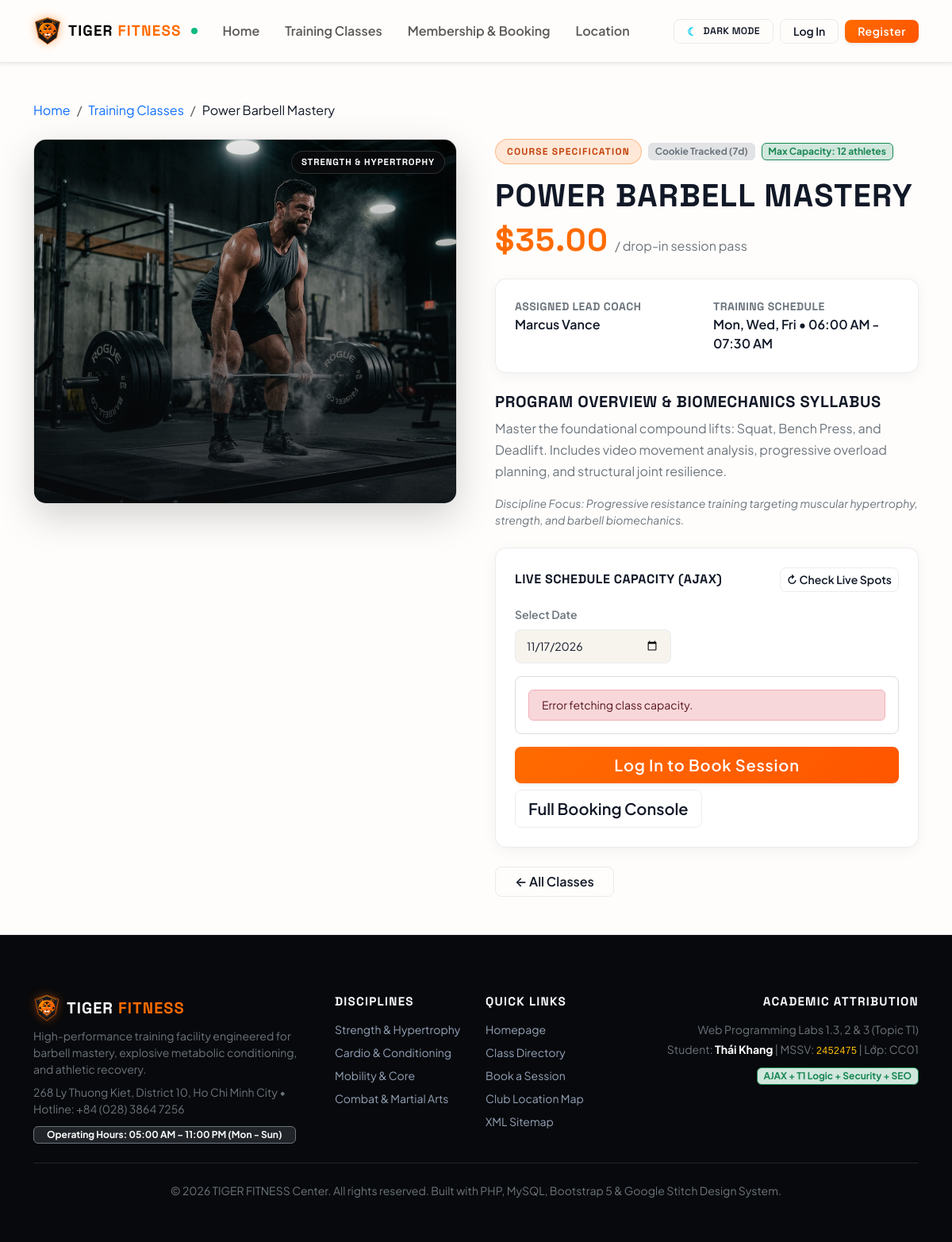
Page /bookstore/pages/item_details.php?id=1 on the committed database.
### tables this page shows
CREATE TABLE `fitness_classes` (
  `id` INT AUTO_INCREMENT PRIMARY KEY,
  `category_id` INT NOT NULL,
  `title` VARCHAR(150) NOT NULL,
  `description` TEXT NOT NULL,
  `trainer_name` VARCHAR(100) NOT NULL,
  `schedule_info` VARCHAR(100) NOT NULL,
  `price` DECIMAL(10,2) NOT NULL DEFAULT 0.00,
  `max_capacity` INT NOT NULL DEFAULT 15,
  `image_url` VARCHAR(255) NULL,
  `created_at` TIMESTAMP DEFAULT CURRENT_TIMESTAMP,
  CONSTRAINT `fk_class_category`
    FOREIGN KEY (`category_id`)
    REFERENCES `categories` (`id`)
    ON DELETE CASCADE
    ON UPDATE CASCADE
);

CREATE TABLE `categories` (
  `id` INT AUTO_INCREMENT PRIMARY KEY,
  `name` VARCHAR(100) NOT NULL,
  `description` TEXT NULL
);

### bookstore/config/preferences.php (called while the page is built, shortened)
<?php
function getActiveTheme(): string {
    $theme = $_COOKIE[COOKIE_THEME] ?? 'light';
    return in_array($theme, ['light', 'dark'], true) ? $theme : 'light';
}

### bookstore/config/session.php (called while the page is built, shortened)
<?php
function e(?string $value): string {
    return htmlspecialchars((string)$value, ENT_QUOTES | ENT_SUBSTITUTE, 'UTF-8');
}
function isLoggedIn(): bool {
    return isset($_SESSION['user_id']) && !empty($_SESSION['user_id']);
}

### bookstore/pages/item_details.php (the view, shortened to what this page needs)
<?php
require_once __DIR__ . '/../config/session.php';
require_once __DIR__ . '/../config/database.php';
require_once __DIR__ . '/../config/preferences.php';
$activeTheme = getActiveTheme();
$rawId = $_GET['id'] ?? null;
$classId = filter_var($rawId, FILTER_VALIDATE_INT);
$fitnessClass = null;
$errorMessage = null;
$defaultDate = date('Y-m-d', strtotime('+1 day'));
if ($classId === false || $classId === null) {
    $errorMessage = "Invalid or missing fitness class identifier.";
} else {
    try {
        $stmt = $pdo->prepare("
            SELECT
                fc.id,
                fc.title,
                fc.description,
                fc.trainer_name,
                fc.schedule_info,
                fc.price,
                fc.max_capacity,
                fc.image_url,
                fc.created_at,
                c.name AS category_name,
                c.description AS category_description
            FROM fitness_classes fc
            INNER JOIN categories c ON fc.category_id = c.id
            WHERE fc.id = :id
            LIMIT 1
        ");
        $stmt->execute(['id' => $classId]);
        $fitnessClass = $stmt->fetch();
    } catch (PDOException $e) {
        error_log("Failed to query class details: " . $e->getMessage());
        $errorMessage = "An unexpected error occurred while loading class details. Please try again later.";
    }
}
?>
<!DOCTYPE html>
<html lang="en">
<head>
  <link href="https://cdn.jsdelivr.net/npm/bootstrap@5.3.0/dist/css/bootstrap.min.css" rel="stylesheet">
  <link rel="stylesheet" href="../public/css/style.css">
</head>
<body class="<?php echo ($activeTheme === 'dark') ? 'theme-dark' : ''; ?>" data-bs-theme="<?php echo e($activeTheme); ?>">
<?php require_once __DIR__ . '/../components/header.php'; ?>
<main class="container py-5">
  <?php if ($errorMessage): ?>
    <div class="row justify-content-center my-5">
      <div class="col-md-8 col-lg-6 text-center">
        <div class="glass-panel p-5">
          <div class="text-warning mb-3">
            <span class="live-beacon" style="width: 16px; height: 16px; background-color: #F59E0B;"></span>
          </div>
          <h1 class="h4 fw-bold font-headline text-uppercase mb-2">Class Not Available</h1>
          <p class="text-secondary mb-4"><?php echo e($errorMessage); ?></p>
          <a href="classes.php" class="btn btn-apex-crimson px-4 fw-semibold">
            &larr; Return to Classes Directory
          </a>
        </div>
      </div>
    </div>
  <?php else: ?>
    <nav aria-label="breadcrumb" class="mb-4">
      <ol class="breadcrumb">
        <li class="breadcrumb-item"><a href="../public/index.php" class="text-decoration-none">Home</a></li>
        <li class="breadcrumb-item"><a href="classes.php" class="text-decoration-none">Training Classes</a></li>
        <li class="breadcrumb-item active text-white" aria-current="page"><?php echo e($fitnessClass['title']); ?></li>
      </ol>
    </nav>
    <div class="row g-5 align-items-start">
      <div class="col-12 col-lg-6">
        <div class="class-card-img-wrap rounded-4 shadow-lg overflow-hidden border border-secondary border-opacity-25" style="height: 460px;">
          <img
            src="../public/<?php echo e($fitnessClass['image_url']); ?>"
            class="w-100 h-100 object-fit-cover"
            alt="<?php echo e($fitnessClass['title']); ?> - <?php echo e($fitnessClass['category_name']); ?> session">
          <div class="class-card-overlay"></div>
          <span class="class-discipline-badge">
            <?php echo e($fitnessClass['category_name']); ?>
          </span>
        </div>
      </div>
      <div class="col-12 col-lg-6">
        <div class="d-flex align-items-center gap-2 mb-3 flex-wrap">
          <span class="hero-badge">Course Specification</span>
          <span class="badge bg-secondary-subtle text-secondary border small">Cookie Tracked (7d)</span>
          <span class="badge bg-success-subtle text-success border border-success small">Max Capacity: <?php echo (int)$fitnessClass['max_capacity']; ?> athletes</span>
        </div>
        <h1 class="display-6 fw-bold font-headline text-uppercase mb-2"><?php echo e($fitnessClass['title']); ?></h1>
        <div class="d-flex align-items-baseline gap-2 mb-4">
          <span class="display-6 fw-bold text-tiger font-headline">$<?php echo e(number_format((float)$fitnessClass['price'], 2)); ?></span>
          <span class="text-secondary">/ drop-in session pass</span>
        </div>
        <div class="glass-panel p-4 mb-4">
          <div class="row g-3">
            <div class="col-sm-6">
              <strong class="d-block text-secondary small text-uppercase fw-bold font-headline">Assigned Lead Coach</strong>
              <span class="fs-6 fw-semibold text-white"><?php echo e($fitnessClass['trainer_name']); ?></span>
            </div>
            <div class="col-sm-6">
              <strong class="d-block text-secondary small text-uppercase fw-bold font-headline">Training Schedule</strong>
              <span class="fs-6 fw-semibold text-white"><?php echo e($fitnessClass['schedule_info']); ?></span>
            </div>
          </div>
        </div>
        <div class="mb-4">
          <h2 class="h5 fw-bold font-headline text-uppercase mb-2">Program Overview &amp; Biomechanics Syllabus</h2>
          <p class="text-secondary leading-relaxed mb-3" style="line-height: 1.7;">
            <?php echo nl2br(e($fitnessClass['description'])); ?>
          </p>
          <p class="small text-secondary fst-italic">
            Discipline Focus: <?php echo e($fitnessClass['category_description']); ?>
          </p>
        </div>
        <section aria-label="Live Class Capacity Check" class="glass-panel p-4 mb-4" id="live-capacity-widget">
          <div class="d-flex justify-content-between align-items-center flex-wrap gap-2 mb-3">
            <h2 class="h6 fw-bold font-headline text-uppercase mb-0">Live Schedule Capacity (AJAX)</h2>
            <button type="button" id="refresh-capacity-btn" class="btn btn-sm btn-outline-apex">
              &#8635; Check Live Spots
            </button>
          </div>
          <div class="row g-2 align-items-end mb-3">
            <div class="col-sm-5">
              <label for="capacity_date" class="form-label small text-secondary fw-semibold">Select Date</label>
              <input
                type="date"
                class="form-control form-control-sm"
                id="capacity_date"
                min="<?php echo e(date('Y-m-d')); ?>"
                max="<?php echo e(date('Y-m-d', strtotime('+60 days'))); ?>"
                value="<?php echo e($defaultDate); ?>">
            </div>
          </div>
          <div class="p-3 rounded-3 border border-secondary border-opacity-25 mb-3" id="live-capacity-output">
          </div>
          <div class="d-flex flex-wrap gap-2">
            <?php if ($isAuth): ?>
              <button
                type="button"
                id="ajax-quick-book-btn"
                class="btn btn-apex-crimson btn-lg px-4 fw-semibold shadow-sm flex-grow-1">
                Book Session via AJAX
              </button>
            <?php else: ?>
              <a href="../auth/login.php" class="btn btn-apex-crimson btn-lg px-4 fw-semibold shadow-sm flex-grow-1">
                Log In to Book Session
              </a>
            <?php endif; ?>
            <a href="bookings.php?class_id=<?php echo (int)$fitnessClass['id']; ?>&amp;date=<?php echo e($defaultDate); ?>" class="btn btn-outline-apex btn-lg px-3">
              Full Booking Console
            </a>
          </div>
        </section>
        <div class="d-flex flex-wrap gap-2">
          <a href="classes.php" class="btn btn-outline-apex px-4">
            &larr; All Classes
          </a>
        </div>
      </div>
    </div>
  <?php endif; ?>
</main>
<?php require_once __DIR__ . '/../components/footer.php'; ?>
</body>
</html>

### bookstore/public/css/style.css (style rules this page uses)
:root { --tiger-orange: #FF6B00; --tiger-orange-hover: #FF8533; --tiger-amber: #FF9E00; --tiger-volt: #FF5500; --tiger-emerald: #10B981; --apex-crimson: #FF6B00; --apex-crimson-hover: #FF8533; --apex-volt: #FF5500; --apex-emerald: #10B981; --apex-bg: #FFFDFB; --apex-surface: #FFFFFF; --apex-surface-subtle: #F7F4EE; --apex-surface-container: #FAF6F0; --apex-border: rgba(17, 24, 39, 0.08); --apex-border-hover: rgba(255, 107, 0, 0.40); --apex-text-primary: #111827; --apex-text-muted: #6B7280; --apex-navbar-bg: rgba(255, 253, 251, 0.88); --apex-glass-bg: rgba(255, 255, 255, 0.84); --apex-card-shadow: 0 4px 20px -2px rgba(17, 24, 39, 0.06); --apex-glow: 0 10px 25px -3px rgba(255, 107, 0, 0.22); --font-headline: 'Space Grotesk', -apple-system, sans-serif; --font-body: 'Plus Jakarta Sans', -apple-system, BlinkMacSystemFont, 'Segoe UI', Roboto, sans-serif; }
body { font-family: var(--font-body); background-color: var(--apex-bg); color: var(--apex-text-primary); min-height: 100vh; display: flex; flex-direction: column; transition: background-color 0.25s ease, color 0.25s ease; -webkit-font-smoothing: antialiased; }
main { flex: 1 0 auto; }
h1, h2, h3, h4, h5, h6, .font-headline, .display-4, .display-5, .display-6 { font-family: var(--font-headline); letter-spacing: 0.03em; }
.glass-panel { background-color: var(--apex-glass-bg); backdrop-filter: blur(14px); -webkit-backdrop-filter: blur(14px); border: 1px solid var(--apex-border); box-shadow: var(--apex-card-shadow); border-radius: 14px; }
.btn-tiger-orange, .btn-apex-crimson, .btn-danger { background: linear-gradient(135deg, #FF6B00 0%, #FF5500 100%); border: none; color: #FFFFFF !important; font-weight: 600; letter-spacing: 0.04em; border-radius: 8px; transition: all 0.22s cubic-bezier(0.16, 1, 0.3, 1); box-shadow: 0 4px 14px rgba(255, 107, 0, 0.32); }
.btn-outline-apex, .btn-outline-tiger { background: transparent; border: 1px solid var(--apex-border); color: var(--apex-text-primary); font-weight: 600; border-radius: 8px; backdrop-filter: blur(8px); transition: all 0.2s ease; }
.hero-badge { display: inline-flex; align-items: center; gap: 8px; padding: 6px 14px; background: rgba(255, 107, 0, 0.14); border: 1px solid rgba(255, 107, 0, 0.38); border-radius: 9999px; color: #FFB366; font-family: var(--font-headline); font-size: 0.75rem; letter-spacing: 0.1em; text-transform: uppercase; font-weight: 700; }
.class-card-img-wrap { position: relative; overflow: hidden; height: 220px; }
.class-card-img-wrap img { width: 100%; height: 100%; object-fit: cover; transition: transform 0.4s cubic-bezier(0.16, 1, 0.3, 1); }
.class-card-overlay { position: absolute; inset: 0; background: linear-gradient(180deg, rgba(10, 11, 14, 0.1) 0%, rgba(10, 11, 14, 0.75) 100%); }
.class-discipline-badge { position: absolute; top: 14px; right: 14px; padding: 5px 12px; background: rgba(10, 11, 14, 0.85); backdrop-filter: blur(8px); border: 1px solid rgba(255, 255, 255, 0.15); border-radius: 9999px; color: #FFFFFF; font-family: var(--font-headline); font-size: 0.72rem; letter-spacing: 0.08em; text-transform: uppercase; font-weight: 700; }
.form-control, .form-select { background-color: var(--apex-surface-subtle); border: 1px solid var(--apex-border); color: var(--apex-text-primary); border-radius: 8px; padding: 10px 14px; transition: border-color 0.2s ease, box-shadow 0.2s ease; }
.text-tiger { color: var(--tiger-orange) !important; }
body:not(.theme-dark) main .glass-panel .text-white, body:not(.theme-dark) main .bento-card .text-white, body:not(.theme-dark) main .class-card .text-white, body:not(.theme-dark) main .breadcrumb-item.active.text-white, body:not(.theme-dark) main .table .text-white, body:not(.theme-dark) main > div .text-white { color: var(--apex-text-primary) !important; }
body:not(.theme-dark) .hero-badge { color: #C2410C; }

### rows in the picture
fitness_classes: title "Power Barbell Mastery", image_url (picture), category.name "STRENGTH & HYPERTROPHY", max_capacity "12", title "POWER BARBELL MASTERY", price "35.00", trainer_name "Marcus Vance", schedule_info "Mon, Wed, Fri • 06:00 AM - 07:30 AM", description "Master the foundational compound lifts: Squat, Bench Press, and Deadlift. Includes video movement analysis, progressive overload planning, and structural joint resilience.", category.description "Progressive resistance training targeting muscular hypertrophy, strength, and barbell biomechanics."
